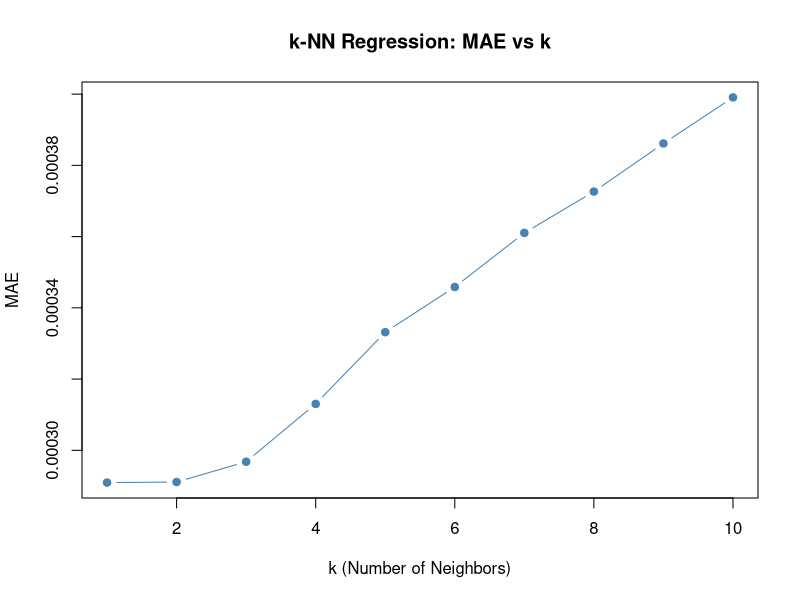

Here is the R script that generated this plot:
data <- read.csv("final_data.csv")

install.packages("FNN")
library(FNN)

X <- data[,!(names(data) %in% c("customer_id", "num_purchases", "club_member_status", "fashion_news_frequency", "avg_age", 
              "Shoes & Socks", "Blouses, Tops & Shirts", "Hoodies & Outerwear", "Skirts, Shorts.and.Tights", 
              "Swimwear", "Trousers", "Knitwear",	"T-shirts", "Nightwear",	"Underwear", "Accessories",	
              "Dresses, Jumpsuits.and.Sets"))]


Y <- data$aov

#
set.seed(123)

n <- nrow(data)

train_index <- sample(1:n, size = 0.8*n)

X_train <- X[train_index, ]
Y_train <- Y[train_index]

X_test <- X[-train_index, ]
Y_test <- Y[-train_index]

#
err_by_k <- rep(0,10)

for (k in 1:10){
  knn_model <- knn.reg(train = X_train, test = X_test, y=Y_train, k=k)
  predictions <- knn_model$pred
  err_by_k[k] <- mean(abs(predictions - Y_test))
}

cbind(k = 1:10, mae = err_by_k)

plot(1:10, err_by_k, type = "b", pch = 19, col = "steelblue",
     xlab = "k (Number of Neighbors)", ylab = "MAE",
     main = "k-NN Regression: MAE vs k")
